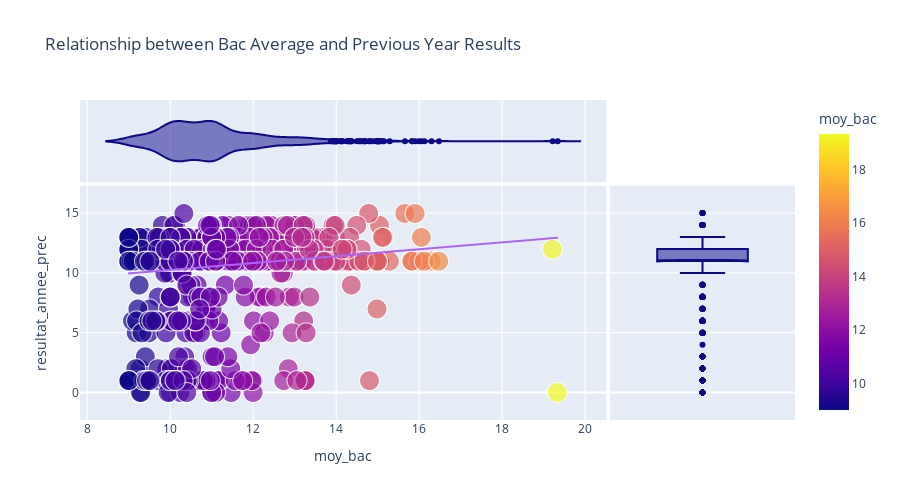

Here is the notebook cell this chart was saved with:
### Code cell
fig = px.scatter(
    data_frame=df_copy,  # Add the dataframe here
    x='moy_bac',
    y='resultat_annee_prec',
    color='moy_bac',
    trendline='ols',
    marginal_x='violin',  # Fixed typo in 'violin'
    marginal_y='box',
    title='Relationship between Bac Average and Previous Year Results',
    width=900,  # Increase width (in pixels)
    height=500,  # Increase height (in pixels)
    # Optional: Make points bigger
    size=[30] * len(df_copy),  # Fixed size for all points
    # Or use a variable for size:
    # size='moy_bac',  # Size based on bac average
    size_max=20  # Maximum size of the markers
)
fig.show()

### Figure 1 — Plotly figure (JSON) as saved in the notebook; plotly's stock layout.template omitted (floating-point values rounded to 4 significant figures; data arrays with more than 128 entries replaced by an {"elided": "..."} marker saying what was removed)
{"data": [{"hovertemplate": "moy_bac=%{marker.color}<br>resultat_annee_prec=%{y}<br>size=%{marker.size}<extra></extra>", "legendgroup": "", "marker": {"color": {"elided": "1614 float values"}, "coloraxis": "coloraxis", "size": {"elided": "1614 int values"}, "sizemode": "area", "sizeref": 0.075, "symbol": "circle"}, "mode": "markers", "name": "", "showlegend": false, "type": "scattergl", "x": {"elided": "1614 float values"}, "xaxis": "x", "y": {"elided": "1614 int values"}, "yaxis": "y"}, {"alignmentgroup": "True", "hovertemplate": "moy_bac=%{x}<extra></extra>", "legendgroup": "", "marker": {"color": "#0d0887", "symbol": "circle"}, "name": "", "offsetgroup": "", "scalegroup": "x", "showlegend": false, "type": "violin", "x": {"elided": "1614 float values"}, "xaxis": "x3", "yaxis": "y3"}, {"alignmentgroup": "True", "hovertemplate": "resultat_annee_prec=%{y}<extra></extra>", "legendgroup": "", "marker": {"color": "#0d0887", "symbol": "circle"}, "name": "", "notched": true, "offsetgroup": "", "showlegend": false, "type": "box", "xaxis": "x2", "y": {"elided": "1614 int values"}, "yaxis": "y2"}, {"hovertemplate": "<b>OLS trendline</b><br>resultat_annee_prec = 0.288727 * moy_bac + 7.38121<br>R<sup>2</sup>=0.015863<br><br>moy_bac=%{x}<br>resultat_annee_prec=%{y} <b>(trend)</b><extra></extra>", "legendgroup": "", "marker": {"symbol": "circle"}, "mode": "lines", "name": "", "showlegend": false, "type": "scattergl", "x": {"elided": "1614 float values"}, "xaxis": "x", "y": {"elided": "1614 float values"}, "yaxis": "y"}], "layout": {"coloraxis": {"colorbar": {"title": {"text": "moy_bac"}}, "colorscale": [[0, "#0d0887"], [0.1111, "#46039f"], [0.2222, "#7201a8"], [0.3333, "#9c179e"], [0.4444, "#bd3786"], [0.5556, "#d8576b"], [0.6667, "#ed7953"], [0.7778, "#fb9f3a"], [0.8889, "#fdca26"], [1, "#f0f921"]]}, "height": 500, "legend": {"itemsizing": "constant", "tracegroupgap": 0}, "title": {"text": "Relationship between Bac Average and Previous Year Results"}, "width": 900, "xaxis": {"anchor": "y", "domain": [0, 0.7363], "title": {"text": "moy_bac"}}, "xaxis2": {"anchor": "y2", "domain": [0.7413, 1], "matches": "x2", "showgrid": false, "showline": false, "showticklabels": false, "ticks": ""}, "xaxis3": {"anchor": "y3", "domain": [0, 0.7363], "matches": "x", "showgrid": true, "showticklabels": false}, "xaxis4": {"anchor": "y4", "domain": [0.7413, 1], "matches": "x2", "showgrid": false, "showline": false, "showticklabels": false, "ticks": ""}, "yaxis": {"anchor": "x", "domain": [0, 0.7326], "title": {"text": "resultat_annee_prec"}}, "yaxis2": {"anchor": "x2", "domain": [0, 0.7326], "matches": "y", "showgrid": true, "showticklabels": false}, "yaxis3": {"anchor": "x3", "domain": [0.7426, 1], "matches": "y3", "showgrid": false, "showline": false, "showticklabels": false, "ticks": ""}, "yaxis4": {"anchor": "x4", "domain": [0.7426, 1], "matches": "y3", "showgrid": true, "showline": false, "showticklabels": false, "ticks": ""}}}
